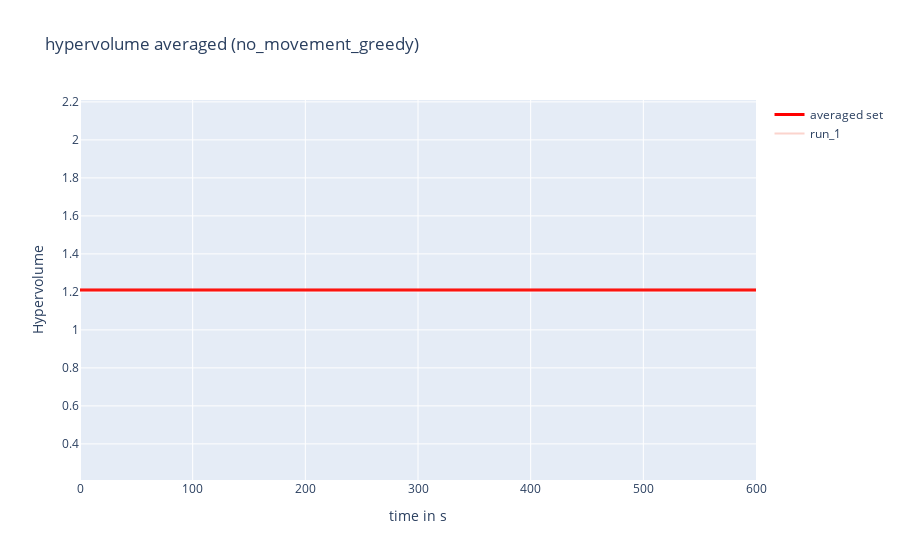
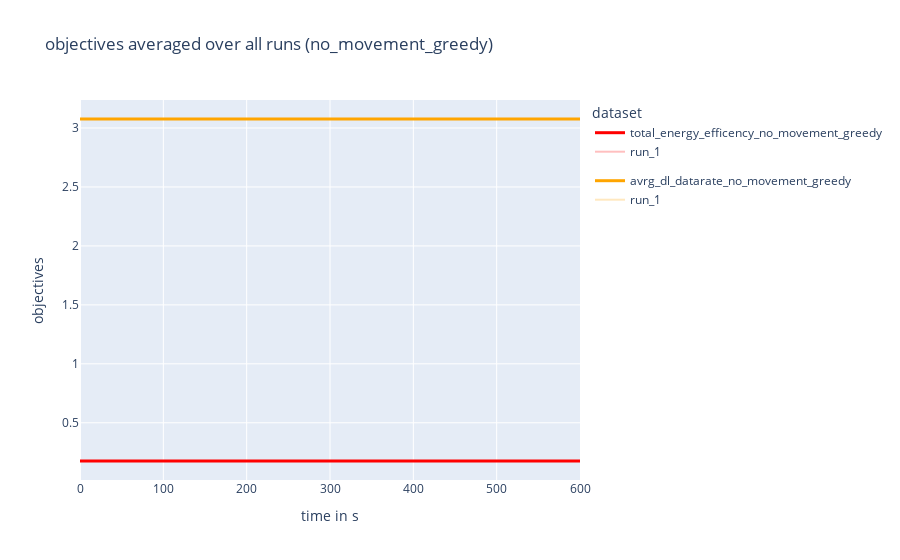
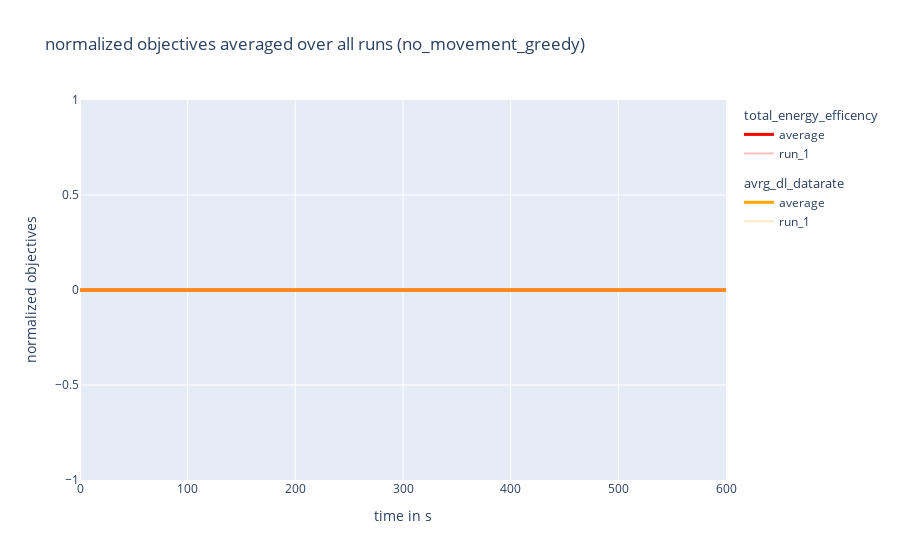

The notebook cell these images were saved under, in order:
### Code cell
##################
# plots for single experiment which is defined in above cell
##################

## hyper volume plot

fig1 = go.Figure()
fig1.update_layout(
    title=f"hypervolume averaged ({configuration_name})",
    xaxis_title="time in s",
    yaxis_title="Hypervolume")

## add averaged values
fig1.add_trace(
    go.Scatter(
        x=time_and_frames_list[:, 1],
        y=hypervolume_avrg_list,
        mode='lines',
        name= "averaged set",
        line={"width": 3, "color": "red"}
        ))

## add run values
for index, value in enumerate(hypervolume_list):
    fig1.add_trace(
        go.Scatter(
            x=time_and_frames_list[:, 1],
            y=value,
            mode='lines',
            name= f"run_{str(index+1)}",
            opacity=0.25
        ))


## objective volume plot
fig2 = go.Figure()

fig2.update_layout(
    title= f"objectives averaged over all runs ({configuration_name})",
    xaxis_title="time in s",
    yaxis_title="objectives",
    legend_title="dataset",
    )

fig2.add_trace(
        go.Scatter(
            x=time_and_frames_list[:, 1],
            y=objective_1_avrg_list,
            name="total_energy_efficency" + "_" +configuration_name,
            mode='lines',
            line={"width": 3, "color": "red"},
            legendgroup="1"
        ))
fig2.add_trace(
        go.Scatter(
            x=time_and_frames_list[:, 1],
            y=objective_2_avrg_list,
            name="avrg_dl_datarate" + "_"+ configuration_name,
            mode='lines',
            line={"width": 3, "color": "orange"},
            legendgroup="2"
        ))
for index, _ in enumerate(objective_1_list):
    fig2.add_trace(
        go.Scatter(
            x=time_and_frames_list[:, 1],
            y=objective_1_list[index],
            name="run" + "_" +str(index+1),
            mode='lines',
            line={"color": "red"},
            opacity=0.25,
            legendgroup="1"
        ))
    fig2.add_trace(
        go.Scatter(
            x=time_and_frames_list[:, 1],
            y=objective_2_list[index],
            name="run" + "_"+ str(index+1),
            mode='lines',
             line={"color": "orange"},
             opacity=0.25,
             legendgroup="2"
        ))


## normalized objective plot
fig3 = go.Figure()

fig3.update_layout(
    title= f"normalized objectives averaged over all runs ({configuration_name})",
    xaxis_title="time in s",
    yaxis_title="normalized objectives")

fig3.add_trace(
        go.Scatter(
            x=time_and_frames_list[:, 1],
            y=objective_1_normalized_avrg_list,
            name="average" ,
            mode='lines',
            line={"width": 3, "color": "red"},
            legendgroup="total_energy_efficency",
            legendgrouptitle_text="total_energy_efficency"
        ))
fig3.add_trace(
        go.Scatter(
            x=time_and_frames_list[:, 1],
            y=objective_2_normalized_avrg_list,
            name="average",
            mode='lines',
            line={"width": 3, "color": "orange"},
            legendgroup="avrg_dl_datarate",
            legendgrouptitle_text="avrg_dl_datarate"
        ),)
for index, _ in enumerate(objective_1_list):
    fig3.add_trace(
        go.Scatter(
            x=time_and_frames_list[:, 1],
            y=objective_1_normalized_list[index],
            name="run" + "_" +str(index+1),
            mode='lines',
            line={"color": "red"},
            opacity=0.25,
            legendgroup="total_energy_efficency",
            legendgrouptitle_text="total_energy_efficency"
        ))
    fig3.add_trace(
        go.Scatter(
            x=time_and_frames_list[:, 1],
            y=objective_2_normalized_list[index],
            name="run" + "_"+ str(index+1),
            mode='lines',
            line={"color": "orange"},
            opacity=0.25,
            legendgroup="avrg_dl_datarate",
            legendgrouptitle_text="avrg_dl_datarate"
        ))

fig1.show()
fig2.show()
fig3.show()

### Figure 1 — Plotly figure (JSON) as saved in the notebook; plotly's stock layout.template omitted (floating-point values rounded to 4 significant figures; data arrays with more than 128 entries replaced by an {"elided": "..."} marker saying what was removed)
{"data": [{"line": {"color": "red", "width": 3}, "mode": "lines", "name": "averaged set", "type": "scatter", "x": {"elided": "601 int values"}, "y": {"elided": "601 float values"}}, {"mode": "lines", "name": "run_1", "opacity": 0.25, "type": "scatter", "x": {"elided": "601 int values"}, "y": {"elided": "601 float values"}}], "layout": {"title": {"text": "hypervolume averaged (no_movement_greedy)"}, "xaxis": {"title": {"text": "time in s"}}, "yaxis": {"title": {"text": "Hypervolume"}}}}

### Figure 2 — Plotly figure (JSON) as saved in the notebook; plotly's stock layout.template omitted (floating-point values rounded to 4 significant figures; data arrays with more than 128 entries replaced by an {"elided": "..."} marker saying what was removed)
{"data": [{"legendgroup": "1", "line": {"color": "red", "width": 3}, "mode": "lines", "name": "total_energy_efficency_no_movement_greedy", "type": "scatter", "x": {"elided": "601 int values"}, "y": {"elided": "601 float values"}}, {"legendgroup": "2", "line": {"color": "orange", "width": 3}, "mode": "lines", "name": "avrg_dl_datarate_no_movement_greedy", "type": "scatter", "x": {"elided": "601 int values"}, "y": {"elided": "601 float values"}}, {"legendgroup": "1", "line": {"color": "red"}, "mode": "lines", "name": "run_1", "opacity": 0.25, "type": "scatter", "x": {"elided": "601 int values"}, "y": {"elided": "601 float values"}}, {"legendgroup": "2", "line": {"color": "orange"}, "mode": "lines", "name": "run_1", "opacity": 0.25, "type": "scatter", "x": {"elided": "601 int values"}, "y": {"elided": "601 float values"}}], "layout": {"legend": {"title": {"text": "dataset"}}, "title": {"text": "objectives averaged over all runs (no_movement_greedy)"}, "xaxis": {"title": {"text": "time in s"}}, "yaxis": {"title": {"text": "objectives"}}}}

### Figure 3 — Plotly figure (JSON) as saved in the notebook; plotly's stock layout.template omitted (floating-point values rounded to 4 significant figures; data arrays with more than 128 entries replaced by an {"elided": "..."} marker saying what was removed)
{"data": [{"legendgroup": "total_energy_efficency", "legendgrouptitle": {"text": "total_energy_efficency"}, "line": {"color": "red", "width": 3}, "mode": "lines", "name": "average", "type": "scatter", "x": {"elided": "601 int values"}, "y": {"elided": "601 int values"}}, {"legendgroup": "avrg_dl_datarate", "legendgrouptitle": {"text": "avrg_dl_datarate"}, "line": {"color": "orange", "width": 3}, "mode": "lines", "name": "average", "type": "scatter", "x": {"elided": "601 int values"}, "y": {"elided": "601 int values"}}, {"legendgroup": "total_energy_efficency", "legendgrouptitle": {"text": "total_energy_efficency"}, "line": {"color": "red"}, "mode": "lines", "name": "run_1", "opacity": 0.25, "type": "scatter", "x": {"elided": "601 int values"}, "y": {"elided": "601 int values"}}, {"legendgroup": "avrg_dl_datarate", "legendgrouptitle": {"text": "avrg_dl_datarate"}, "line": {"color": "orange"}, "mode": "lines", "name": "run_1", "opacity": 0.25, "type": "scatter", "x": {"elided": "601 int values"}, "y": {"elided": "601 int values"}}], "layout": {"title": {"text": "normalized objectives averaged over all runs (no_movement_greedy)"}, "xaxis": {"title": {"text": "time in s"}}, "yaxis": {"title": {"text": "normalized objectives"}}}}
